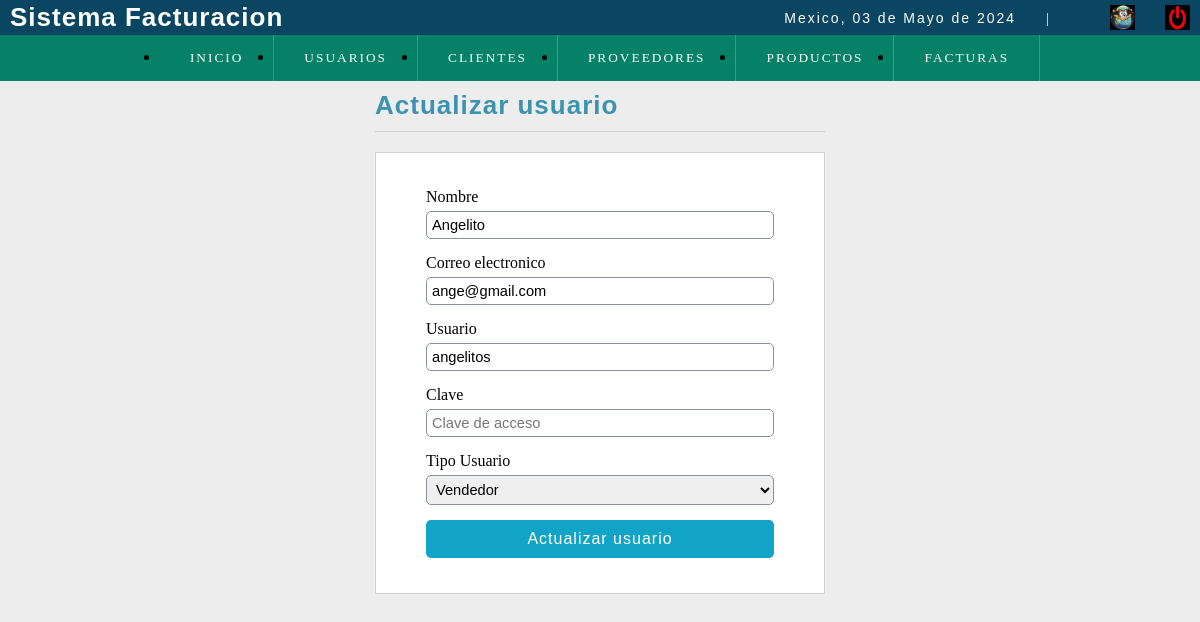
/facturacion/sistema/editar_usuario.php?id=4, run on the app's committed database.
### tables this page shows
CREATE TABLE `usuario` (
  `idusuario` int(11) NOT NULL,
  `nombre` varchar(50) DEFAULT NULL,
  `correo` varchar(30) DEFAULT NULL,
  `usuario` varchar(15) DEFAULT NULL,
  `clave` varchar(100) DEFAULT NULL,
  `rol` int(11) DEFAULT NULL,
  `estatus` int(11) NOT NULL DEFAULT 1
);

CREATE TABLE `rol` (
  `idrol` int(11) NOT NULL,
  `rol` varchar(20) DEFAULT NULL
);

### facturacion/sistema/editar_usuario.php (the view, shortened to what this page needs)
<?php
include "../conexion.php";
$iduser=$_GET['id'];
$sql=mysqli_query($conection,"SELECT u.idusuario, u.nombre, u.correo, u.usuario, (u.rol) as idrol, (r.rol) as rol
                                FROM usuario u
                                INNER JOIN rol r
                                on u.rol=r.idrol
                                WHERE idusuario=$iduser");
$result_sql=mysqli_num_rows($sql);
if($result_sql==0){
    header('Location: lista_usuarios.php');
}else{
    $option='';
    while($data=mysqli_fetch_array($sql)){
        $nombre=$data['nombre'];
        $correo=$data['correo'];
        $usuario=$data['usuario'];
        $rol=$data['rol'];
        if($idrol=1){
            $option='<option value="'.$idrol.'" select>'.$rol.'</option>';
        }else if($idrol==2){
            $option='<option value="'.$idrol.'"select>'.$rol.'</option>';
        }else if($idrol==3){
            $option='<option value="'.$idrol.'"select>'.$rol.'</option>';
        }
    }
}
?>
<!DOCTYPE html>
<html lang="en">
<head>
    <?php include "includes/scripts.php"; ?>
</head>
<body>
   <?php include "includes/header.php"; ?>
    <section id="container">
        <div class="form_register">
            <h1>Actualizar usuario</h1>
            <hr>
            <form action="" method="post">
                <label for="nombre">Nombre</label>
                <input type="text" name="nombre" id="nombre" placeholder="Nombre Completo" value="<?php echo $nombre; ?>">
                <label for="correo">Correo electronico</label>
                <input type="email" name="correo" id="correo" placeholder="Correo electronico" value="<?php echo $correo; ?>">
                <label for="usuario">Usuario</label>
                <input type="text" name="usuario" id="usuario" placeholder="Usuario" value="<?php echo $usuario; ?>">
                <label for="clave">Clave</label>
                <input type="password" name="clave" id="clave" placeholder="Clave de acceso">
                <label for="rol">Tipo Usuario</label>
                <select name="rol" id="rol" class="notItemOne">
                    <?php
                    echo $option;
                    ?>
                </select>
                <input type="submit" value="Actualizar usuario" class="btn_save">
            </form>
        </div>
    </section>
</body>
</html>

### facturacion/sistema/js/css/style3.css (style rules this page uses)
* { margin: 0; padding: 0; box-sizing: border-box; }
body { background: #ededed; }
h1,h2,h3,h4,h5,h6 { font-family: 'arial'; font-weight: bold; letter-spacing: 1px; }
h1 { font-size: 26px; }
#container { padding: 90px 15px 15px; }
.form_register { width: 450px; margin: auto; }
.form_register h1 { color: #3c93b0; }
hr { border: 0; background: #CCC; height: 1px; margin: 10px 0; display: block; }
form { background: #FFF; margin: auto; padding: 20px 50px; border: 1px solid #d1d1d1; }
label { display: block; font-size: 12pt; font-family: 'GothamBook'; margin: 15px auto 5px auto; }
input,select { display: block; width: 100%; font-size: 11pt; padding: 5px; border: 1px solid #85929e; border-radius: 5px; }
.notItemOne option:first-child { display: none; }
.btn_save { font-size: 12pt; background: #12a4c6; padding: 10px; color: #FFF; letter-spacing: 1px; border: 0; cursor: pointer; margin: 15px auto; }

### data on the page
usuario: nombre "Angelito", correo "ange@gmail.com", usuario "angelitos", rol "Vendedor"

### other printed values
fechaC() "03 de Mayo de 2024"
